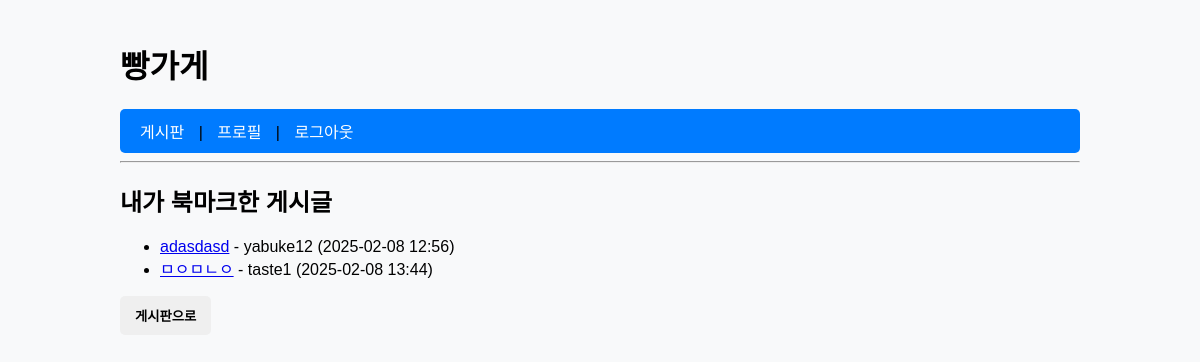
Page /board/bookmarks/ (signed in) on the committed database.
### board/models.py (models this page shows, shortened)
class Post(models.Model):
    title = models.CharField(max_length=200) #글내용
    content = models.TextField() # 글제목
    author = models.ForeignKey(User, on_delete=models.CASCADE) # 작성자
    created_at = models.DateTimeField(auto_now_add=True) #작성 시간
    updated_at = models.DateTimeField(auto_now=True) # 수정 시간
    image = models.ImageField(upload_to='post_images/', blank=True, null=True) #이미지 필드 추가
    views = models.IntegerField(default=0) #조회수 필드 추가
    tags = models.ManyToManyField(Tag, blank=True) # 태그 (다대다 관계)
    category = models.ForeignKey(Category, on_delete=models.SET_NULL, null=True, blank=True, related_name='posts') # 카테고리 추가
    attached_file = models.FileField(upload_to=post_file_path, blank=True, null=True)
    bookmarks = models.ManyToManyField(User, related_name="bookmarked_posts", blank=True)
    likes = models.ManyToManyField(User, related_name='liked_posts', blank=True)

### board/views.py (the view)
# urls.py: path('bookmarks/', bookmarked_posts, name='bookmarked_posts'),
@login_required
def bookmarked_posts(request):
    posts = request.user.bookmarked_posts.all()  # 🔹 현재 로그인한 사용자가 북마크한 게시글 가져오기
    return render(request, 'board/bookmarked_posts.html', {'posts': posts})

### accounts/templates/board/templates/board/bookmarked_posts.html (shortened to what this page needs)
{% extends "base.html" %}
{% block content %}
    <h2>내가 북마크한 게시글</h2>
    <ul>
        {% for post in posts %}
            <li>
                <a href="{% url 'post_detail' post.id %}">{{ post.title }}</a>
                - {{ post.author }} ({{ post.created_at|date:"Y-m-d H:i" }})
            </li>
        {% empty %}
            <p>북마크한 게시글이 없습니다.</p>
        {% endfor %}
    </ul>
    <a href="{% url 'post_list' %}"><button>게시판으로</button></a>
{% endblock %}

### static/css/style.css (style rules this page uses)
body { font-family: Arial, sans-serif; margin: 0; padding: 0; background-color: #f8f9fa; }
button, .btn { padding: 10px 15px; border: none; border-radius: 5px; cursor: pointer; font-weight: bold; display: inline-block; }

### rows in the picture
Post: title "adasdasd", author "yabuke12", created_at "2025-02-08 12:56"
Post: title "ㅁㅇㅁㄴㅇ", author "taste1", created_at "2025-02-08 13:44"
